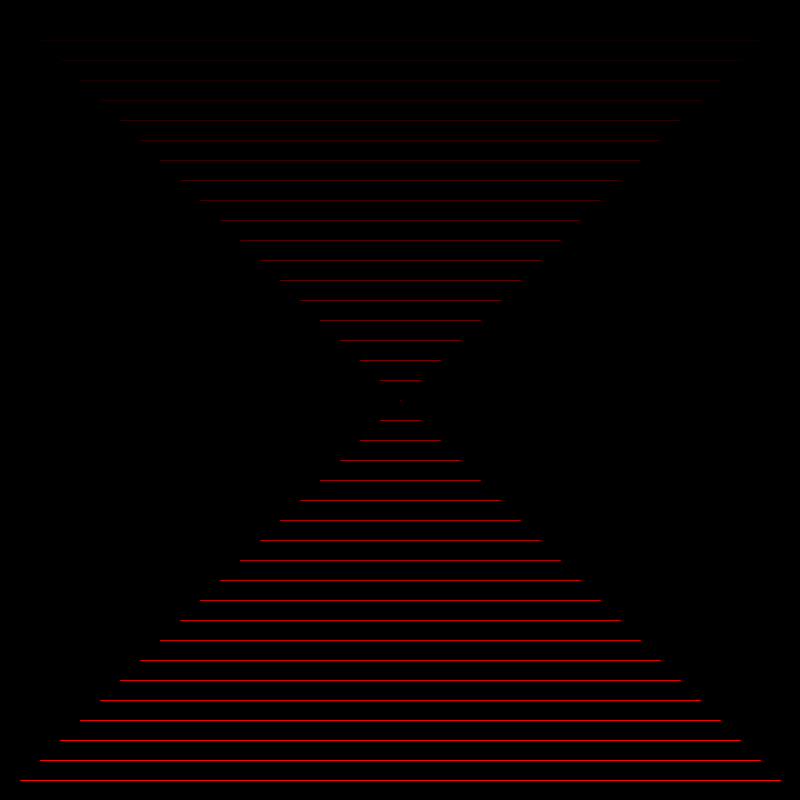
Frame 1 (no input)
Frame 60 (the mouse pressed at the canvas centre just before this capture): identical to frame 1, image omitted
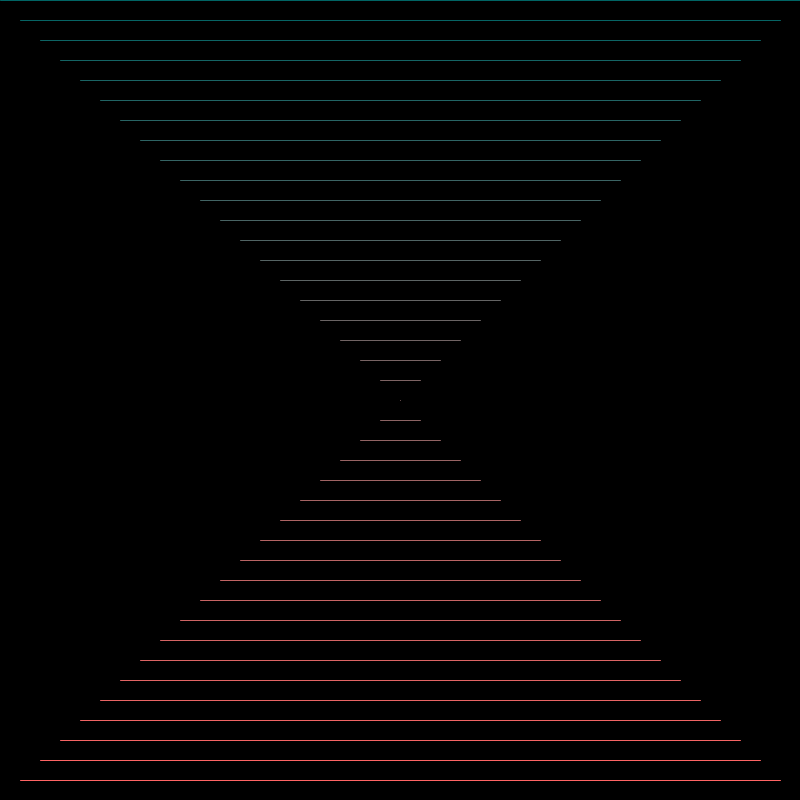
Frame 120 (the mouse held since frame 60 and released just before this capture)

The Processing sketch that drew these frames (run headless with seeded random() and noise(); from frame 60 on, the mouse is pressed at the canvas centre):

// Processing sketch: LSI_044_linesRepeat
// ── LSI_044_linesRepeat.pde


void setup(){
  size(800,800);
  

}


void draw(){
  
 background(0);

stroke(255);
noFill();
  
  for(int i=0; i<width;i=i+20){

 stroke(i/3,mouseY/4,mouseX/4);    

line(i,i,width-i,i);
    
  }
  

  
}
